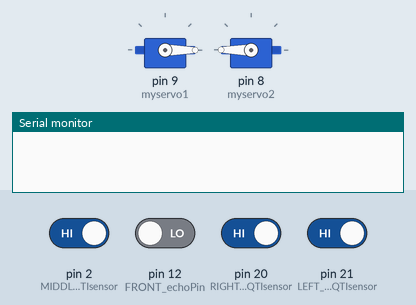
Bench run of a sketch on a simulated Arduino Mega 2560, built with avr-gcc and run on an emulated ATmega2560. On the bench: 2 × servo, the last lines printed to the serial monitor. The test bench sets the inputs (shaded band); at power-on: pin 2 (MIDDLE_pinQTIsensor), pin 20 (RIGHT_pinQTIsensor), pin 21 (LEFT_pinQTIsensor) HIGH, pin 12 (FRONT_echoPin) LOW.

Above: at 3.2 s.
3.3 s: pin 20 (RIGHT_pinQTIsensor) driven LOW
At 6.2 s:
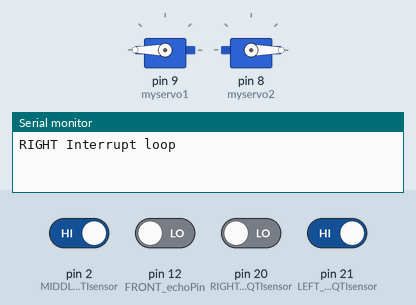
At 7.0 s:
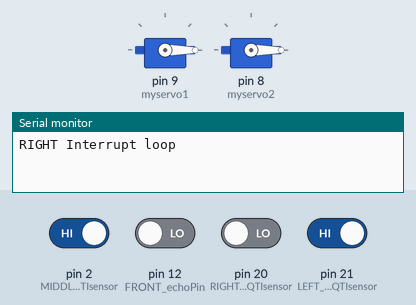
7.7 s: pin 2 (MIDDLE_pinQTIsensor) driven LOW
At 8.2 s:
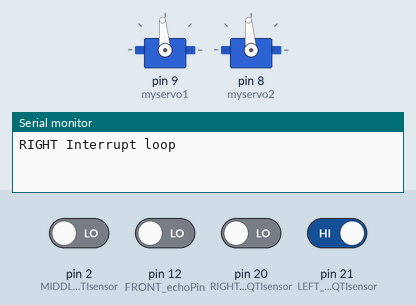
Timing chart, 0 to 10.7 s (numbered marks = the images above; inputs shaded):
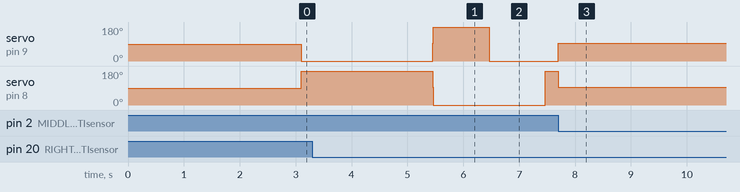

Measured:
- after the input at 3.3 s, servo on pin 9 (myservo1): 0° → 180° after 2.2 s, → 0° 1.0 s later; servo on pin 8 (myservo2): 180° → 0° after 2.2 s, → 180° 2.0 s later

The sketch:

mileStone_3.ino
```cpp
int flag_Found;
int count = 0;
int left_count = 0;

//********** Wheels Variable **********
#include <Servo.h>
Servo myservo1;
Servo myservo2;
#define HCdistance 60

//********** QTI MIDDLE Variable **********
// BLACK == 1
volatile int MIDDLE_whiteLine;
int MIDDLE_sensorVal;
#define MIDDLE_pinQTIsensor 2

//********** QTI LEFT Variable **********
volatile int LEFT_whiteLine;
int LEFT_sensorVal;
#define LEFT_pinQTIsensor 21

//********** QTI RIGHT Variable **********
volatile int RIGHT_whiteLine;
int RIGHT_sensorVal;
#define RIGHT_pinQTIsensor 20

//********** HC-SR04 FRONT Variable **********
#define FRONT_trigPin 13
#define FRONT_echoPin 12
long FRONT_duration, FRONT_distance;

//********** HC-SR04 BACK Variable **********
#define BACK_trigPin 21
#define BACK_echoPin 22
long BACK_duration, BACK_distance;

//********** HC-SR04 LEFT Variable **********
#define LEFT_trigPin 21
#define LEFT_echoPin 22
long LEFT_duration, LEFT_distance;

//********** HC-SR04 RIGHT Variable **********
#define RIGHT_trigPin 21
#define RIGHT_echoPin 22
long RIGHT_duration, RIGHT_distance;


void goForward()
{
  digitalWrite(22, LOW);
  //Serial.println("Forward");
  myservo1.write(0);
  myservo2.write(190);
}

void goBackward()
{
  digitalWrite(22, LOW);
  //Serial.println("Backward");
  myservo1.write(190);
  myservo2.write(0);
}

void goLeft()
{
  digitalWrite(22, LOW);
  //Serial.println("Left");
  myservo1.write(0);
  myservo2.write(0);
}

void goRight()
{
  digitalWrite(22, LOW);
  //Serial.println("Right");
  myservo1.write(190);
  myservo2.write(190);
}

void goStop()
{
  digitalWrite(22, HIGH);
  //Serial.println("Stop");
  myservo1.write(95);
  myservo2.write(95);
}

void goU()
{
  //Serial.println("U");
  myservo1.write(0);
  myservo2.write(0);
}

void FRONT_HC()
{
  digitalWrite(FRONT_trigPin, LOW);
  digitalWrite(FRONT_trigPin, HIGH);
  delay(100);
  digitalWrite(FRONT_trigPin, LOW);
  FRONT_duration = pulseIn(FRONT_echoPin, HIGH);
  FRONT_distance = (FRONT_duration / 2) / 29.1;
}

void BACK_HC()
{
  digitalWrite(BACK_trigPin, LOW);
  digitalWrite(BACK_trigPin, HIGH);
  digitalWrite(BACK_trigPin, LOW);
  BACK_duration = pulseIn(BACK_echoPin, HIGH);
  BACK_distance = (BACK_duration / 2) / 29.1;
}

void LEFT_HC()
{
  digitalWrite(LEFT_trigPin, LOW);
  digitalWrite(LEFT_trigPin, HIGH);
  digitalWrite(LEFT_trigPin, LOW);
  LEFT_duration = pulseIn(LEFT_echoPin, HIGH);
  LEFT_distance = (LEFT_duration / 2) / 29.1;
}

void RIGHT_HC()
{
  digitalWrite(RIGHT_trigPin, LOW);
  digitalWrite(RIGHT_trigPin, HIGH);
  digitalWrite(RIGHT_trigPin, LOW);
  RIGHT_duration = pulseIn(RIGHT_echoPin, HIGH);
  RIGHT_distance = (RIGHT_duration / 2) / 29.1;
}

void searchBot ()
{
  //Serial.println("Searching");
  FRONT_HC();
  if (FRONT_distance < HCdistance && flag_Found == 0 )
  {
    //Serial.println("Front Detected");
    //Serial.println(FRONT_distance);
    goForward();
    flag_Found = 1;
  }
  //  BACK_HC();
  //  if (BACK_distance < 30 && flag_Found == 0 )
  //  {
  //    goU();
  //    delay(450);
  //    goStop();
  //    flag_Found = 1;
  //  }
  //  else
  //  {
  //    goStop();
  //  }
  //
  //  RIGHT_HC();
  //  if (RIGHT_distance < 30 && flag_Found == 0 )
  //  {
  //    goRight();
  //    delay(450);
  //    goStop();
  //    flag_Found = 1;
  //  }
  //  else
  //  {
  //    goStop();
  //  }
  //
  //  LEFT_HC();
  //  if (LEFT_distance < 30 && flag_Found == 0 )
  //  {
  //    goLeft();
  //    delay(450);
  //    goStop();
  //    flag_Found = 1;
  //  }
  //  else
  //  {
  //    goStop();
  //  }
}

void setup() {

  Serial.begin(115200);

  myservo1.attach(9);  // attaches the servo on pin 9 to the servo object
  myservo2.attach(8);

  pinMode(LEFT_pinQTIsensor, INPUT);
  digitalWrite(LEFT_pinQTIsensor, HIGH);

  pinMode(MIDDLE_pinQTIsensor, INPUT);
  digitalWrite(MIDDLE_pinQTIsensor, HIGH);

  pinMode(RIGHT_pinQTIsensor, INPUT);
  digitalWrite(RIGHT_pinQTIsensor, HIGH);

  attachInterrupt(digitalPinToInterrupt(MIDDLE_pinQTIsensor), MIDDLE_whiteLineISR, LOW);
  //  attachInterrupt(digitalPinToInterrupt(RIGHT_pinQTIsensor), RIGHT_whiteLineISR, LOW);
  //  attachInterrupt(digitalPinToInterrupt(LEFT_pinQTIsensor), LEFT_whiteLineISR, LOW);

  // we need to call this to enable interrupts
  interrupts();
  MIDDLE_whiteLine = 1;

  pinMode(FRONT_trigPin, OUTPUT);
  pinMode(FRONT_echoPin, INPUT);

  flag_Found = 0;

  //Serial.println("Initializing all sensors");
  delay(2000);
}

void MIDDLE_whiteLineISR() {
  goStop();
  //Serial.println(MIDDLE_sensorVal);
  //Serial.println("STOP Interrupt");
  MIDDLE_whiteLine = 0;
}

void RIGHT_whiteLineISR() {
  //  goLeft();
  //  goStop;
  //  goBackward();
  RIGHT_whiteLine = 1;
  //Serial.println("RIGHT Interrupt");
  //  MIDDLE_whiteLine = 1;
}

void LEFT_whiteLineISR() {
  //  goStop;
  //  goBackward();
  //  goRight();
  digitalWrite(22, LOW);
  //Serial.println("Backward");
  myservo1.write(190);
  myservo2.write(0);
  LEFT_whiteLine = 1;
  //Serial.println("LEFT Interrupt");
  //  MIDDLE_whiteLine = 1;
}


void loop()
{
  //Serial.println("Starts reading....");
  MIDDLE_sensorVal = digitalRead(MIDDLE_pinQTIsensor);
  LEFT_sensorVal = digitalRead(LEFT_pinQTIsensor);
  RIGHT_sensorVal = digitalRead(RIGHT_pinQTIsensor);
  //Serial.println("MIDDLE_sensorVal: " + String(MIDDLE_sensorVal));
  //Serial.println("LEFT_sensorVal: " + String(LEFT_sensorVal));
  //Serial.println("RIGHT_sensorVal: " + String(RIGHT_sensorVal));

  //  if (RIGHT_whiteLine == 1) {
  //    //Serial.println("Going back");
  //    //      goStop();
  //    goBackward();
  //    delay(200);
  //    RIGHT_whiteLine = 0;
  //  }
  //
  //  if (LEFT_whiteLine == 1) {
  //    //      goStop();
  //    //Serial.println("Going back");
  //    goBackward();
  //    delay(200);
  //    LEFT_whiteLine = 0;
  //  }
  if (MIDDLE_whiteLine == 1)
  {
    //Serial.println("No White Line");
    if (flag_Found == 0)
    {
      searchBot();
      delay(50);
      count ++;
    }
    if (count == 5)
    {
      goForward();
      delay(100);
      count = 0;
    }

    if (flag_Found == 0)
    {
      if (left_count > 5) {
        goForward();
        delay(20);
        left_count++;
        if (left_count > 9) {
         left_count = 0;
        }
      }
      else {
        goLeft();
        delay(10);
        left_count++;
      }

    }
    flag_Found = 0;

    if (LEFT_sensorVal == 0 && RIGHT_sensorVal == 1 )
    {
      Serial.println("LEFT Interrupt loop");
      goStop();
      delay(10);
      goBackward();
      delay(1000);
      goRight();
      delay(1000);
      goForward();
      delay(500);
      MIDDLE_whiteLine = 1;
    }

    if (RIGHT_sensorVal == 0 && LEFT_sensorVal == 1)
    {
      Serial.println("RIGHT Interrupt loop");
      goStop();
      delay(10);
      goBackward();
      delay(1000);
      goLeft();
      delay(1000);
      goForward();
      delay(500);
      MIDDLE_whiteLine = 1;
    }

    if (RIGHT_sensorVal == 0 && LEFT_sensorVal == 0)
    {
      ////Serial.println("LEFT RIGHT Interrupt loop");
      goStop();
      delay(100);
      goU();
      delay(50);
      goStop();
      delay(100);
      goForward();
      delay(100);
    }
  }
}
```
